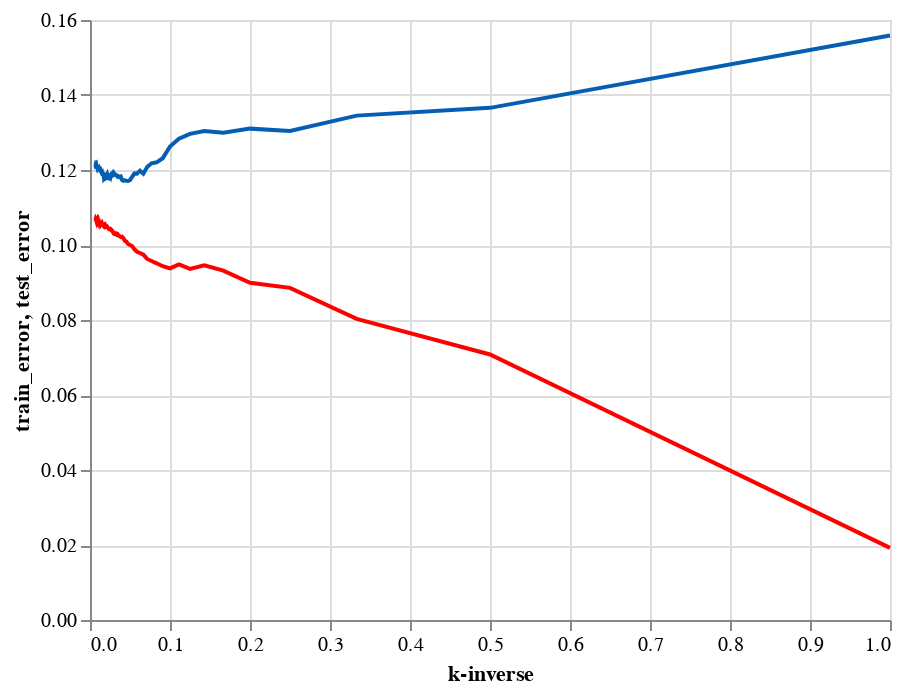

Notebook cell for this chart:
### Code cell
# plot for mean squared error for tops
ctrain+ctest

### Figure 1 — Vega-Lite specification as saved in the notebook (floating-point values rounded to 4 significant figures; data arrays with more than 128 entries replaced by an {"elided": "..."} marker saying what was removed)
{"config": {"view": {"continuousWidth": 400, "continuousHeight": 300}}, "layer": [{"mark": {"type": "line", "color": "#FF0000"}, "encoding": {"x": {"field": "kinv", "type": "quantitative"}, "y": {"field": "train_error", "type": "quantitative"}}}, {"mark": {"type": "line", "color": "#045FB4"}, "encoding": {"x": {"field": "kinv", "title": "k-inverse", "type": "quantitative"}, "y": {"field": "test_error", "type": "quantitative"}}}], "data": {"name": "data-166d5cd531f251a5467598b73e8e3cdd"}, "$schema": "https://vega.github.io/schema/vega-lite/v4.17.0.json", "datasets": {"data-166d5cd531f251a5467598b73e8e3cdd": {"elided": "149 records"}}}
